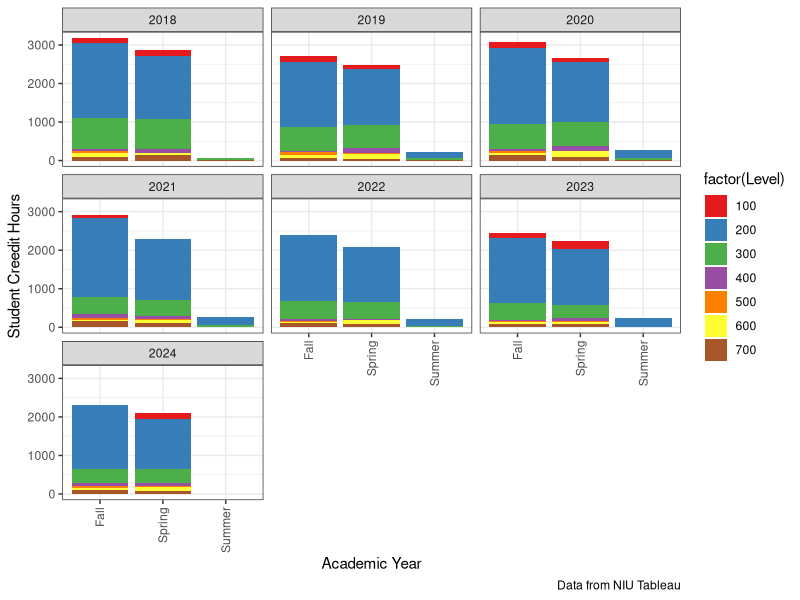

Reproduce this figure in R. (Note: this script raises an error after producing the figure.)
rm(list=ls())

library(tidyverse)
library(RColorBrewer)

sch <- read.csv(file="./Data/SCH_data.csv", header = TRUE, as.is = TRUE)

core <- sch %>%
  mutate(sem = str_to_sentence(substr(Semester, 1 ,nchar(Semester)-4)),
         year = as.numeric(substr(Semester, nchar(Semester)-3, nchar(Semester))),
         acyear = case_when(sem == "Spring" ~ (year - 1),
                            sem == "Fall" ~ (year),
                            sem == "Summer" ~ (year - 1),
                            TRUE ~ year),
         Level = Crsenum,
         hours = Cscredit) %>%
  filter(acyear > 2017) %>%
  select(Semester, sem, year, acyear, hours, Level)

core2 <- core %>%
  select(-Semester) %>%
  pivot_wider(id_cols = acyear, values_from = hours, names_from = Level, names_prefix = "ECON ",
              values_fn = sum) %>%
  pivot_longer(!acyear, names_to = "Level", values_to = "Hours")

core_ug1 <- core %>%
  filter(Level < 500)

core_ug1 <- core %>%
  filter(Level < 500) %>%
  select(-Semester) %>%
  pivot_wider(id_cols = acyear, values_from = hours, names_from = Level, names_prefix = "ECON ",
              values_fn = sum) %>%
  pivot_longer(!acyear, names_to = "Level", values_to = "Hours")

ggplot(core)+
  geom_bar(aes(fill = factor(Level), y = hours, x = sem), position = "stack",
           stat = "identity") +
  scale_fill_brewer(palette = "Set1") +
  facet_wrap(~ acyear) +
  theme_bw() +
  theme(axis.text.x = element_text(angle = 90, vjust = 0.5, hjust=1)) +
  xlab("Academic Year") +
  ylab("Student Creedit Hours") +
  labs(caption = "Data from NIU Tableau")

ggplot(core_ug1)+
  geom_bar(aes(fill = factor(Level), y = hours, x = sem), position = "stack",
           stat = "identity") +
  scale_fill_brewer(palette = "Set1") +
  facet_wrap(~ acyear) +
  theme_bw() +
  theme(axis.text.x = element_text(angle = 90, vjust = 0.5, hjust=1)) +
  xlab("Academic Year") +
  ylab("Student Creedit Hours") +
  labs(caption = "Data from NIU Tableau")

ggplot(core2) + 
  geom_line(aes(x = acyear, y = Hours, group = Level, color = Level), linewidth = 1.25) +
  scale_x_continuous(breaks=seq(2018, 2024 , 1))+
  scale_fill_brewer(palette = "Set1") +
  theme_bw() +
  theme(legend.position="bottom",
        axis.text.x = element_text(angle = 90, vjust = 0.5, hjust=1)) +
  xlab("Academic Year") +
  ylab("Student Creedit Hours") +
  labs(caption = "Data from NIU Tableau")

ggplot(core_ug2) + 
  geom_line(aes(x = acyear, y = Hours, group = Level, color = Level), linewidth = 1.25) +
  scale_x_continuous(breaks=seq(2018, 2024 , 1))+
  scale_fill_brewer(palette = "Set1") +
  theme_bw() +
  theme(legend.position="bottom",
        axis.text.x = element_text(angle = 90, vjust = 0.5, hjust=1)) +
  xlab("Academic Year") +
  ylab("Student Creedit Hours") +
  labs(caption = "Data from NIU Tableau")
  
  
